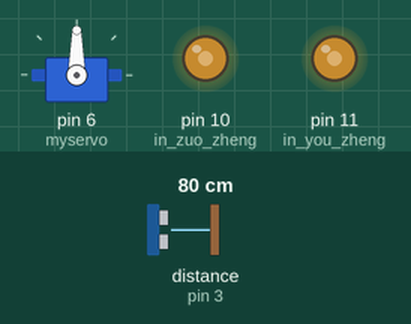
Bench run of a sketch on a simulated Arduino Uno, built with avr-gcc and run on an emulated ATmega328P. On the bench: servo, output pins drawn as LEDs (lit = HIGH). Wiring (inferred from the names in the program): ultrasonic range finder: trigger pin 2; echo pin 3. The inputs (shaded band) are chosen by the test bench; at power-on: distance to the obstacle (sensor on pin 3) 80 cm. The echo pulse lasts 58.3 µs per cm; pins used as bus, display or sensor lines are not drawn; what the sketch prints to the serial monitor is not drawn.

Above: at 1.2 s.
1.3 s: distance to the obstacle (sensor on pin 3) set to 34 cm
4.3 s: distance to the obstacle (sensor on pin 3) set to 30 cm
At 5.06 s:
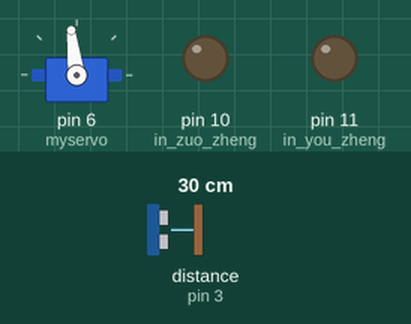
At 5.68 s:
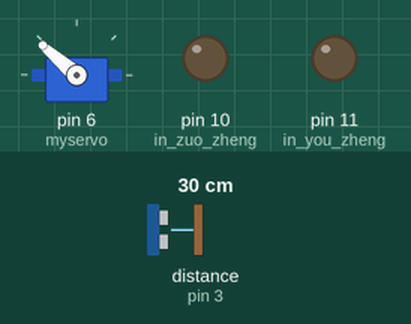
7.3 s: distance to the obstacle (sensor on pin 3) set to 35 cm
At 7.59 s:
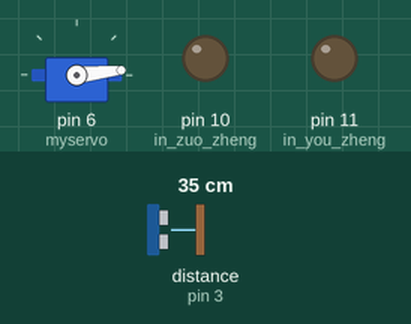
Timing chart, 0 to 10.3 s (numbered marks = the images above; inputs shaded):
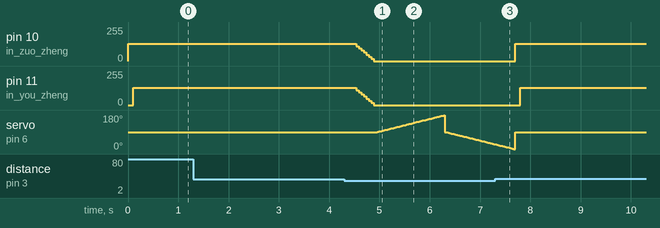

The sketch:

smartcar.ino
```cpp
#include <Servo.h>

Servo myservo;

//初始位置在中间
int pos = 90;

const int echo = 3; //超声波接受
const int trig = 2; //超声波发射

int in_you_zheng = 11; //in4

int in_zuo_zheng = 10;  // in1


float cm = 0.0;

int maxSpeed = 128;

int step = 16;

void setup(){
    Serial.begin(9600);

    pinMode(echo,INPUT);
    pinMode(trig,OUTPUT);


    pinMode(in_zuo_zheng,OUTPUT);

    pinMode(in_you_zheng,OUTPUT);

    myservo.attach(6);

}


void loop(){

    go();

}

void go(){
    int front = frontDistance();
    Serial.print("检测到前方距离为 ");
    Serial.print(front);
    Serial.println("cm");

    //如果距离大于5cm，则继续往前走
    if(front >30.0){
        goFront();

    }else{
        //如果小于5厘米，则需要先停下来，然后旋转舵机，开始找左右两边哪边距离比较大，然后小车转向哪边
        stop();
        servoTurnLeft();

        int leftFront = frontDistance();
        Serial.print("检测到左方距离为 ");
        Serial.print(leftFront);
        Serial.println("cm");


        servoReset();

        servoTrunRight();


        int rightFront = frontDistance();
        Serial.print("检测到右方距离为 ");
        Serial.print(rightFront);
        Serial.println("cm");

        servoReset();


        if(leftFront > rightFront){
            goLeft();
        }else if (leftFront == rightFront)
        {
            goBack();
        }else
        {
            goRight();
        }


    }


}


void goFront(){


    analogWrite(in_zuo_zheng,maxSpeed);
    delay(100);
    analogWrite(in_you_zheng,maxSpeed);
    delay(100);
}

void goBack(){
    Serial.println("向后走");

    delay(1000);
}

void goLeft(){

    Serial.println("向左");
    analogWrite(in_zuo_zheng,0);

    for(int i = maxSpeed;i>=0; i-=step){
        analogWrite(in_you_zheng,i);
    }


}


void goRight(){

    Serial.println("向右");

    analogWrite(in_you_zheng,0);

    for(int i = maxSpeed;i>=0; i-=step){
        analogWrite(in_zuo_zheng,i);
    }

}


void stop(){
    Serial.println("停止");

   for(int i = maxSpeed;i>=0;i-=step){
    analogWrite(in_you_zheng,i);
    analogWrite(in_zuo_zheng,i);

    delay(50);
  }
}

//测量超声波所对前方的距离
int frontDistance(){

    do{
      digitalWrite(trig,LOW);
      delayMicroseconds(2);
      digitalWrite(trig,HIGH);
      delayMicroseconds(20);
      digitalWrite(trig,LOW);

      cm = pulseIn(echo,HIGH) /58.3;
      cm = (int(cm*100)) / 100;

    }while(cm <0);

    return cm;
}

void servoTurnLeft(){
    for(int i = pos;i<180;i++){
        myservo.write(i);
        delay(15);
    }


}

void servoTrunRight(){


    for(int i = pos;i >= 0;i--){
        myservo.write(i);
        delay(15);
    }

}

void servoReset(){
    myservo.write(pos);
    delay(15);
}
```

Measured:
- the behaviour switches between 32 and 31 cm on distance to the obstacle (sensor on pin 3) (found by bisection; images 0 and 1)
- after the input at 1.3 s, every drawn part: stays the same
- after the input at 4.3 s, pin 10 (in_zuo_zheng), pin 11 (in_you_zheng): 128/255 → 0/255 after 0.24 s; servo on pin 6 (myservo): rises from 90° to 179° in 1.3 s, then falls to 26° in 1.0 s
- after the input at 7.3 s, pin 10 (in_zuo_zheng): goes on until 7.7 s, then stays 128/255; servo on pin 6 (myservo): goes on until 7.7 s, then stays 90°
